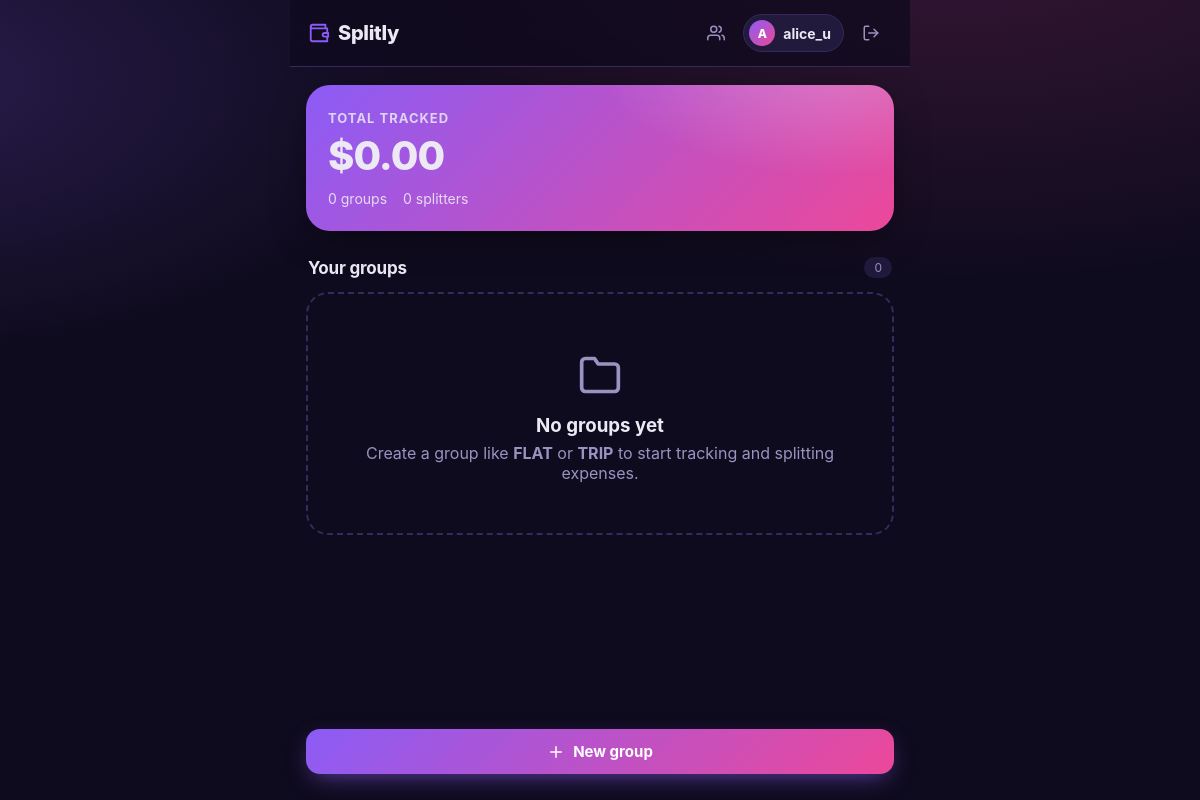
Screenshot of / (signed in) with the database file from the repository.
### expenses/models.py (models this page shows, shortened)
class UserSettings(models.Model):
    DATE_RELATIVE = 'relative'
    DATE_DMY = 'dmy'
    DATE_MDY = 'mdy'
    DATE_ISO = 'iso'
    DATE_CHOICES = [
        (DATE_RELATIVE, 'Relative (e.g. 2 days ago)'),
        (DATE_DMY, 'DD/MM/YYYY'),
        (DATE_MDY, 'MM/DD/YYYY'),
        (DATE_ISO, 'YYYY-MM-DD'),
    ]
    user = models.OneToOneField(
        settings.AUTH_USER_MODEL,
        on_delete=models.CASCADE,
        related_name='settings',
    )
    display_name = models.CharField(max_length=80, blank=True)
    currency = models.CharField(
        max_length=3,
        choices=[(c, f'{c} ({s})') for c, s, _ in CURRENCIES],
        default='USD',
    )
    date_format = models.CharField(max_length=10, choices=DATE_CHOICES, default=DATE_RELATIVE)
    @property
    def currency_symbol(self):
        return CURRENCY_SYMBOLS.get(self.currency, '$')
    @property
    def name(self):
        return self.display_name or self.user.username
    @classmethod
    def for_user(cls, user):
        obj, _ = cls.objects.get_or_create(user=user)
        return obj

### expenses/views.py (the view)
# urls.py: path('', views.group_list, name='group_list'),
@login_required
def group_list(request):
    group_ids = GroupMembership.objects.filter(
        user=request.user).values_list('group_id', flat=True)
    groups = Group.objects.filter(id__in=group_ids)
    grand_total = groups.aggregate(s=Sum('expenses__amount'))['s'] or Decimal('0.00')
    return render(request, 'expenses/group_list.html', {
        'groups': groups,
        'grand_total': grand_total,
        'member_count': Member.objects.filter(owner=request.user, user__isnull=True).count(),
    })

### expenses/context_processors.py (called while the page is built)
def user_settings(request):
    if request.user.is_authenticated:
        return {'app_settings': UserSettings.for_user(request.user)}
    return {}

### expenses/templatetags/expense_extras.py (called while the page is built)
@register.simple_tag
def icon(name, size=24, cls=''):
    inner = ICONS.get(name) or ICONS['wallet']
    classes = ('icon ' + cls).strip()
    return mark_safe(
        f'<svg class="{classes}" width="{size}" height="{size}" '
        f'viewBox="0 0 24 24" fill="none" stroke="currentColor" '
        f'stroke-width="2" stroke-linecap="round" stroke-linejoin="round" '
        f'aria-hidden="true">{inner}</svg>'
    )

@register.filter
def money(amount, app_settings=None):
    symbol = getattr(app_settings, 'currency_symbol', '$')
    try:
        value = float(amount)
    except (TypeError, ValueError):
        value = 0.0
    return mark_safe(f'{symbol}{value:,.2f}')

### expenses/templates/expenses/group_list.html (shortened to what this page needs)
{% extends 'base.html' %}
{% load expense_extras %}
{% block content %}
<section class="hero">
  <div class="hero-label">Total tracked</div>
  <div class="hero-amount">{{ grand_total|money:app_settings }}</div>
  <div class="hero-sub">
    <span>{{ groups|length }} group{{ groups|length|pluralize }}</span>
    <span>{{ member_count }} splitter{{ member_count|pluralize }}</span>
  </div>
</section>
<div class="section-head">
  <h2>Your groups</h2>
  <span class="count-pill">{{ groups|length }}</span>
</div>
{% if groups %}
<div class="grid">
  {% for group in groups %}
  <a href="{% url 'group_detail' group.pk %}" class="group-card">
    <div class="group-emoji">{% icon group.icon 24 %}</div>
    <div class="group-meta">
      <div class="group-name">{{ group.name }}</div>
      <div class="group-stat">{{ group.expense_count }} expense{{ group.expense_count|pluralize }}</div>
    </div>
    <div class="group-amount">{{ group.total|money:app_settings }}</div>
    <span class="chev">{% icon "chevron-right" 20 %}</span>
  </a>
  {% endfor %}
</div>
{% else %}
<div class="empty">
  <div class="empty-emoji">{% icon "folder" 44 %}</div>
  <h3>No groups yet</h3>
  <p>Create a group like <b>FLAT</b> or <b>TRIP</b> to start tracking and splitting expenses.</p>
</div>
{% endif %}
<a href="{% url 'group_create' %}" class="btn btn-block fab">{% icon "plus" 18 %} New group</a>
{% endblock %}

### expenses/templates/base.html (shortened to what this page needs)
{% load static expense_extras %}
<!doctype html>
<html lang="en">
<head>
  <link rel="stylesheet" href="{% static 'css/app.css' %}">
</head>
<body>
  <div class="app-shell">
    {% if user.is_authenticated %}
    <header class="topbar">
      <a href="{% url 'group_list' %}" class="brand">{% icon "wallet" 22 %} Splitly</a>
      <nav class="topnav">
        <a href="{% url 'member_list' %}" class="nav-link" title="Splitters">{% icon "users" 18 %}</a>
        <a href="{% url 'settings' %}" class="user-chip" title="Signed in — edit settings">
          <span class="user-avatar">{{ app_settings.name|slice:":1"|upper }}</span>
          <span class="user-name">{{ app_settings.name }}</span>
        </a>
        <form action="{% url 'logout' %}" method="post" class="inline-form">
          <button type="submit" class="nav-link nav-btn" title="Logout">{% icon "logout" 18 %}</button>
        </form>
      </nav>
    </header>
    {% endif %}
    <main class="content">
      {% block content %}{% endblock %}
    </main>
  </div>
</body>
</html>

### static/css/app.css (style rules this page uses)
:root { --bg: #0f0b1e; --bg-soft: #1a1430; --card: #211a3c; --card-hi: #2b2250; --line: #342a5c; --text: #ece9f5; --muted: #9a92c0; --brand: #8b5cf6; --brand-2: #ec4899; --brand-grad: linear-gradient(135deg, #8b5cf6 0%, #ec4899 100%); --good: #34d399; --danger: #fb7185; --radius: 18px; --shadow: 0 10px 40px -12px rgba(0, 0, 0, .6); }
* { box-sizing: border-box; margin: 0; padding: 0; }
body { font-family: -apple-system, BlinkMacSystemFont, "Segoe UI", Roboto, sans-serif; background: radial-gradient(1200px 600px at 80% -10%, rgba(236, 72, 153, .18), transparent 60%), radial-gradient(1000px 500px at -10% 10%, rgba(139, 92, 246, .22), transparent 55%), var(--bg); color: var(--text); min-height: 100dvh; -webkit-font-smoothing: antialiased; }
.app-shell { max-width: 620px; margin: 0 auto; min-height: 100dvh; }
.topbar { position: sticky; top: 0; z-index: 20; display: flex; align-items: center; justify-content: space-between; padding: 14px 18px; background: rgba(15, 11, 30, .72); backdrop-filter: blur(14px); border-bottom: 1px solid var(--line); }
.brand { font-weight: 800; font-size: 20px; color: var(--text); text-decoration: none; letter-spacing: -.3px; display: inline-flex; align-items: center; gap: 8px; }
.brand .icon { color: var(--brand); }
.icon { display: inline-block; vertical-align: -.18em; flex: none; }
.topnav { display: flex; align-items: center; gap: 6px; }
.nav-link { color: var(--muted); text-decoration: none; font-size: 14px; font-weight: 600; padding: 8px 12px; border-radius: 12px; transition: background .18s, color .18s; display: inline-flex; align-items: center; gap: 6px; }
.user-chip { display: inline-flex; align-items: center; gap: 8px; text-decoration: none; padding: 5px 12px 5px 5px; border-radius: 30px; color: var(--text); background: var(--card); border: 1px solid var(--line); transition: border-color .18s, background .18s; max-width: 180px; }
.user-avatar { width: 26px; height: 26px; flex: none; border-radius: 50%; display: grid; place-items: center; font-size: 12px; font-weight: 800; color: #fff; background: var(--brand-grad); }
.user-name { font-size: 14px; font-weight: 700; white-space: nowrap; overflow: hidden; text-overflow: ellipsis; }
.nav-btn { background: none; border: none; cursor: pointer; font: inherit; }
.inline-form { display: inline; }
.content { padding: 18px 16px 120px; }
.hero { background: var(--brand-grad); border-radius: 24px; padding: 22px 22px 24px; box-shadow: var(--shadow); position: relative; overflow: hidden; animation: rise .5s cubic-bezier(.16,1,.3,1) both; }
.hero::after { content: ""; position: absolute; inset: 0; background: radial-gradient(400px 200px at 90% -20%, rgba(255,255,255,.25), transparent 60%); }
.hero-label { font-size: 13px; font-weight: 700; opacity: .85; text-transform: uppercase; letter-spacing: 1px; }
.hero-amount { font-size: 40px; font-weight: 800; margin-top: 4px; letter-spacing: -1px; }
.hero-sub { margin-top: 10px; font-size: 14px; opacity: .9; display: flex; gap: 16px; }
.section-head { display: flex; align-items: center; justify-content: space-between; margin: 26px 2px 14px; }
.section-head h2 { font-size: 17px; font-weight: 700; letter-spacing: -.2px; }
.count-pill { font-size: 12px; color: var(--muted); background: var(--card); padding: 3px 10px; border-radius: 20px; }
.empty { text-align: center; padding: 50px 24px; color: var(--muted); border: 2px dashed var(--line); border-radius: 22px; animation: rise .5s both; }
.empty-emoji { font-size: 46px; }
.empty h3 { color: var(--text); margin: 14px 0 6px; }
.hero-label { display: inline-flex; align-items: center; gap: 6px; }
.btn { display: inline-flex; align-items: center; justify-content: center; gap: 8px; border: none; cursor: pointer; font: inherit; font-weight: 700; font-size: 15px; padding: 13px 20px; border-radius: 14px; color: #fff; background: var(--brand-grad); text-decoration: none; transition: transform .15s, filter .15s, box-shadow .15s; box-shadow: 0 8px 24px -8px rgba(139, 92, 246, .7); }
.btn-block { width: 100%; }
.fab { position: fixed; left: 50%; bottom: 26px; transform: translateX(-50%); z-index: 30; max-width: 588px; width: calc(100% - 32px); }

### rows the page displays
UserSettings: name "A", name "alice_u", currency "$0.00"

### other values shown
{{ groups|length }} "0"
{{ member_count }} "0"
